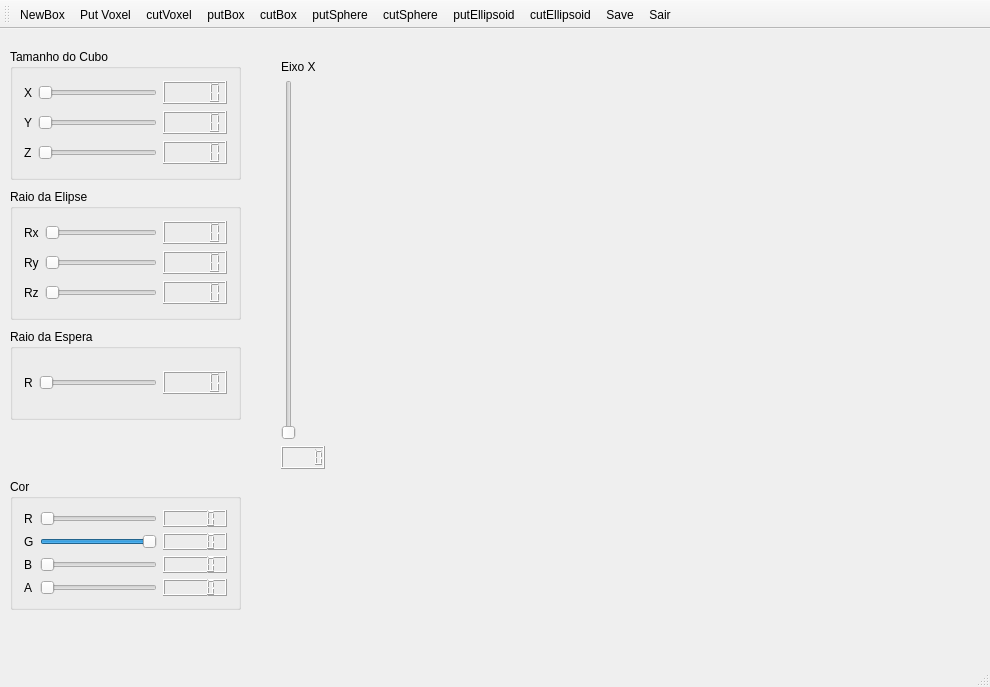
<?xml version="1.0" encoding="UTF-8"?>
<ui version="4.0">
 <class>MainWindow</class>
 <widget class="QMainWindow" name="MainWindow">
  <property name="windowModality">
   <enum>Qt::NonModal</enum>
  </property>
  <property name="geometry">
   <rect>
    <x>0</x>
    <y>0</y>
    <width>990</width>
    <height>687</height>
   </rect>
  </property>
  <property name="sizePolicy">
   <sizepolicy hsizetype="Expanding" vsizetype="Expanding">
    <horstretch>0</horstretch>
    <verstretch>0</verstretch>
   </sizepolicy>
  </property>
  <property name="windowTitle">
   <string>Escutor Digital</string>
  </property>
  <property name="windowIcon">
   <iconset resource="imagens.qrc">
    <normaloff>:/images/images/pngtree-vector-drawing-brush-icon-png-image_313055.jpg</normaloff>:/images/images/pngtree-vector-drawing-brush-icon-png-image_313055.jpg</iconset>
  </property>
  <property name="autoFillBackground">
   <bool>false</bool>
  </property>
  <property name="animated">
   <bool>true</bool>
  </property>
  <widget class="QWidget" name="centralWidget">
   <widget class="QGroupBox" name="groupBox_2">
    <property name="geometry">
     <rect>
      <x>10</x>
      <y>160</y>
      <width>231</width>
      <height>131</height>
     </rect>
    </property>
    <property name="title">
     <string>Raio da Elipse</string>
    </property>
    <layout class="QGridLayout" name="gridLayout_3">
     <item row="0" column="2">
      <widget class="QLCDNumber" name="lcdNumber_5"/>
     </item>
     <item row="1" column="1">
      <widget class="QSlider" name="horizontalSliderRY">
       <property name="orientation">
        <enum>Qt::Horizontal</enum>
       </property>
      </widget>
     </item>
     <item row="1" column="2">
      <widget class="QLCDNumber" name="lcdNumber_6"/>
     </item>
     <item row="2" column="1">
      <widget class="QSlider" name="horizontalSliderRZ">
       <property name="orientation">
        <enum>Qt::Horizontal</enum>
       </property>
      </widget>
     </item>
     <item row="0" column="1">
      <widget class="QSlider" name="horizontalSliderRX">
       <property name="orientation">
        <enum>Qt::Horizontal</enum>
       </property>
      </widget>
     </item>
     <item row="1" column="0">
      <widget class="QLabel" name="label_6">
       <property name="text">
        <string>Ry</string>
       </property>
      </widget>
     </item>
     <item row="2" column="2">
      <widget class="QLCDNumber" name="lcdNumber_7"/>
     </item>
     <item row="2" column="0">
      <widget class="QLabel" name="label_7">
       <property name="text">
        <string>Rz</string>
       </property>
      </widget>
     </item>
     <item row="0" column="0">
      <widget class="QLabel" name="label_5">
       <property name="text">
        <string>Rx</string>
       </property>
      </widget>
     </item>
    </layout>
   </widget>
   <widget class="ColorWindow" name="widgetColor" native="true">
    <property name="geometry">
     <rect>
      <x>260</x>
      <y>460</y>
      <width>91</width>
      <height>121</height>
     </rect>
    </property>
   </widget>
   <widget class="QGroupBox" name="groupBox_4">
    <property name="geometry">
     <rect>
      <x>10</x>
      <y>450</y>
      <width>231</width>
      <height>131</height>
     </rect>
    </property>
    <property name="title">
     <string>Cor</string>
    </property>
    <layout class="QGridLayout" name="gridLayout_5">
     <item row="0" column="2">
      <widget class="QLCDNumber" name="lcdNumber_9"/>
     </item>
     <item row="1" column="2">
      <widget class="QLCDNumber" name="lcdNumber_10"/>
     </item>
     <item row="3" column="0">
      <widget class="QLabel" name="label_12">
       <property name="text">
        <string>A</string>
       </property>
      </widget>
     </item>
     <item row="2" column="1">
      <widget class="QSlider" name="horizontalSliderBlue">
       <property name="orientation">
        <enum>Qt::Horizontal</enum>
       </property>
      </widget>
     </item>
     <item row="3" column="2">
      <widget class="QLCDNumber" name="lcdNumber_12"/>
     </item>
     <item row="2" column="2">
      <widget class="QLCDNumber" name="lcdNumber_11"/>
     </item>
     <item row="1" column="1">
      <widget class="QSlider" name="horizontalSliderGreen">
       <property name="sliderPosition">
        <number>99</number>
       </property>
       <property name="orientation">
        <enum>Qt::Horizontal</enum>
       </property>
      </widget>
     </item>
     <item row="0" column="1">
      <widget class="QSlider" name="horizontalSliderRed">
       <property name="orientation">
        <enum>Qt::Horizontal</enum>
       </property>
      </widget>
     </item>
     <item row="2" column="0">
      <widget class="QLabel" name="label_11">
       <property name="text">
        <string>B</string>
       </property>
      </widget>
     </item>
     <item row="0" column="0">
      <widget class="QLabel" name="label_10">
       <property name="text">
        <string>R</string>
       </property>
      </widget>
     </item>
     <item row="1" column="0">
      <widget class="QLabel" name="label_9">
       <property name="text">
        <string>G</string>
       </property>
      </widget>
     </item>
     <item row="3" column="1">
      <widget class="QSlider" name="horizontalSliderAlpha">
       <property name="orientation">
        <enum>Qt::Horizontal</enum>
       </property>
      </widget>
     </item>
    </layout>
   </widget>
   <widget class="QGroupBox" name="groupBox">
    <property name="geometry">
     <rect>
      <x>10</x>
      <y>20</y>
      <width>231</width>
      <height>131</height>
     </rect>
    </property>
    <property name="title">
     <string>Tamanho do Cubo</string>
    </property>
    <layout class="QGridLayout" name="gridLayout">
     <item row="1" column="1">
      <widget class="QSlider" name="horizontalSliderY">
       <property name="orientation">
        <enum>Qt::Horizontal</enum>
       </property>
      </widget>
     </item>
     <item row="0" column="0">
      <widget class="QLabel" name="label">
       <property name="text">
        <string>X</string>
       </property>
      </widget>
     </item>
     <item row="0" column="1">
      <widget class="QSlider" name="horizontalSliderX">
       <property name="orientation">
        <enum>Qt::Horizontal</enum>
       </property>
      </widget>
     </item>
     <item row="2" column="1">
      <widget class="QSlider" name="horizontalSliderZ">
       <property name="orientation">
        <enum>Qt::Horizontal</enum>
       </property>
      </widget>
     </item>
     <item row="1" column="2">
      <widget class="QLCDNumber" name="lcdNumber_2"/>
     </item>
     <item row="1" column="0">
      <widget class="QLabel" name="label_2">
       <property name="text">
        <string>Y</string>
       </property>
      </widget>
     </item>
     <item row="2" column="2">
      <widget class="QLCDNumber" name="lcdNumber_3"/>
     </item>
     <item row="2" column="0">
      <widget class="QLabel" name="label_3">
       <property name="text">
        <string>Z</string>
       </property>
      </widget>
     </item>
     <item row="0" column="2">
      <widget class="QLCDNumber" name="lcdNumber"/>
     </item>
    </layout>
   </widget>
   <widget class="QGroupBox" name="groupBox_3">
    <property name="geometry">
     <rect>
      <x>10</x>
      <y>300</y>
      <width>231</width>
      <height>91</height>
     </rect>
    </property>
    <property name="title">
     <string>Raio da Espera</string>
    </property>
    <layout class="QGridLayout" name="gridLayout_2">
     <item row="0" column="2">
      <widget class="QLCDNumber" name="lcdNumber_4"/>
     </item>
     <item row="0" column="0">
      <widget class="QLabel" name="label_4">
       <property name="text">
        <string>R</string>
       </property>
      </widget>
     </item>
     <item row="0" column="1">
      <widget class="QSlider" name="horizontalSliderRD">
       <property name="orientation">
        <enum>Qt::Horizontal</enum>
       </property>
      </widget>
     </item>
    </layout>
   </widget>
   <widget class="Plotter" name="widgetPlotter" native="true">
    <property name="geometry">
     <rect>
      <x>360</x>
      <y>10</y>
      <width>621</width>
      <height>601</height>
     </rect>
    </property>
    <property name="minimumSize">
     <size>
      <width>471</width>
      <height>431</height>
     </size>
    </property>
    <widget class="QWidget" name="layoutWidget">
     <property name="geometry">
      <rect>
       <x>520</x>
       <y>-20</y>
       <width>162</width>
       <height>426</height>
      </rect>
     </property>
     <layout class="QGridLayout" name="gridLayout_8"/>
    </widget>
   </widget>
   <widget class="QWidget" name="layoutWidget">
    <property name="geometry">
     <rect>
      <x>270</x>
      <y>20</y>
      <width>66</width>
      <height>431</height>
     </rect>
    </property>
    <layout class="QVBoxLayout" name="verticalLayout">
     <item>
      <widget class="QLabel" name="label_8">
       <property name="layoutDirection">
        <enum>Qt::LeftToRight</enum>
       </property>
       <property name="styleSheet">
        <string notr="true">t</string>
       </property>
       <property name="text">
        <string>Eixo X</string>
       </property>
      </widget>
     </item>
     <item>
      <widget class="QSlider" name="horizontalSlidereixo">
       <property name="layoutDirection">
        <enum>Qt::LeftToRight</enum>
       </property>
       <property name="styleSheet">
        <string notr="true"/>
       </property>
       <property name="orientation">
        <enum>Qt::Vertical</enum>
       </property>
      </widget>
     </item>
     <item>
      <widget class="QLCDNumber" name="lcdNumber_8"/>
     </item>
    </layout>
   </widget>
  </widget>
  <widget class="QStatusBar" name="statusBar"/>
  <widget class="QToolBar" name="toolBar_2">
   <property name="windowTitle">
    <string>toolBar_2</string>
   </property>
   <attribute name="toolBarArea">
    <enum>TopToolBarArea</enum>
   </attribute>
   <attribute name="toolBarBreak">
    <bool>false</bool>
   </attribute>
   <addaction name="actionNewBox"/>
   <addaction name="actionPutVoxel"/>
   <addaction name="actionCutVoxel"/>
   <addaction name="actionPutBox"/>
   <addaction name="actionCutBox"/>
   <addaction name="actionPutSphere"/>
   <addaction name="actionCutSphere"/>
   <addaction name="actionPutEllipsoid"/>
   <addaction name="actionCutEllipsoid"/>
   <addaction name="actionSave"/>
   <addaction name="actionSair"/>
  </widget>
  <action name="actionPutVoxel">
   <property name="icon">
    <iconset resource="imagens.qrc">
     <normaloff>:/images/images/pngtree-vector-drawing-brush-icon-png-image_313055.jpg</normaloff>
     <normalon>:/images/images/index2.jpeg</normalon>:/images/images/pngtree-vector-drawing-brush-icon-png-image_313055.jpg</iconset>
   </property>
   <property name="text">
    <string>Put Voxel</string>
   </property>
   <property name="shortcut">
    <string>Ctrl+A</string>
   </property>
  </action>
  <action name="actionCutVoxel">
   <property name="icon">
    <iconset resource="imagens.qrc">
     <normaloff>:/images/images/images.png</normaloff>:/images/images/images.png</iconset>
   </property>
   <property name="text">
    <string>cutVoxel</string>
   </property>
   <property name="shortcut">
    <string>Ctrl+S</string>
   </property>
  </action>
  <action name="actionPutBox">
   <property name="icon">
    <iconset resource="imagens.qrc">
     <normaloff>:/images/images/putbox.png</normaloff>:/images/images/putbox.png</iconset>
   </property>
   <property name="text">
    <string>putBox</string>
   </property>
   <property name="shortcut">
    <string>Ctrl+D</string>
   </property>
  </action>
  <action name="actionCutBox">
   <property name="icon">
    <iconset resource="imagens.qrc">
     <normaloff>:/images/images/84583.png</normaloff>:/images/images/84583.png</iconset>
   </property>
   <property name="text">
    <string>cutBox</string>
   </property>
   <property name="shortcut">
    <string>Ctrl+F</string>
   </property>
  </action>
  <action name="actionPutSphere">
   <property name="icon">
    <iconset resource="imagens.qrc">
     <normaloff>:/images/images/blue-icon-hi.png</normaloff>:/images/images/blue-icon-hi.png</iconset>
   </property>
   <property name="text">
    <string>putSphere</string>
   </property>
   <property name="shortcut">
    <string>Ctrl+Z</string>
   </property>
  </action>
  <action name="actionCutSphere">
   <property name="icon">
    <iconset resource="imagens.qrc">
     <normaloff>:/images/images/cutesfera.png</normaloff>:/images/images/cutesfera.png</iconset>
   </property>
   <property name="text">
    <string>cutSphere</string>
   </property>
   <property name="shortcut">
    <string>Ctrl+X</string>
   </property>
  </action>
  <action name="actionPutEllipsoid">
   <property name="icon">
    <iconset resource="imagens.qrc">
     <normaloff>:/images/images/elipse-512.png</normaloff>:/images/images/elipse-512.png</iconset>
   </property>
   <property name="text">
    <string>putEllipsoid</string>
   </property>
   <property name="shortcut">
    <string>Ctrl+C</string>
   </property>
  </action>
  <action name="actionCutEllipsoid">
   <property name="icon">
    <iconset resource="imagens.qrc">
     <normaloff>:/images/images/300px-Ellipse_black.svg.png</normaloff>:/images/images/300px-Ellipse_black.svg.png</iconset>
   </property>
   <property name="text">
    <string>cutEllipsoid</string>
   </property>
   <property name="shortcut">
    <string>Ctrl+V</string>
   </property>
  </action>
  <action name="actionNewBox">
   <property name="icon">
    <iconset resource="imagens.qrc">
     <normaloff>:/images/images/Files-New-File-icon.png</normaloff>:/images/images/Files-New-File-icon.png</iconset>
   </property>
   <property name="text">
    <string>NewBox</string>
   </property>
   <property name="shortcut">
    <string>Ctrl+N</string>
   </property>
  </action>
  <action name="actionShow_OFF">
   <property name="text">
    <string>OFF</string>
   </property>
   <property name="toolTip">
    <string>OFF</string>
   </property>
   <property name="shortcut">
    <string>Ctrl+O</string>
   </property>
  </action>
  <action name="actionSave">
   <property name="icon">
    <iconset resource="imagens.qrc">
     <normaloff>:/images/images/save-icon-4.png</normaloff>:/images/images/save-icon-4.png</iconset>
   </property>
   <property name="text">
    <string>Save</string>
   </property>
   <property name="shortcut">
    <string>Ctrl+I</string>
   </property>
  </action>
  <action name="actionSair">
   <property name="icon">
    <iconset resource="imagens.qrc">
     <normaloff>:/images/images/com.pandaz.app.forcequit.png</normaloff>:/images/images/com.pandaz.app.forcequit.png</iconset>
   </property>
   <property name="text">
    <string>Sair</string>
   </property>
  </action>
 </widget>
 <layoutdefault spacing="6" margin="11"/>
 <customwidgets>
  <customwidget>
   <class>Plotter</class>
   <extends>QWidget</extends>
   <header>plotter.h</header>
   <container>1</container>
   <slots>
    <signal>moveX(int)</signal>
    <signal>moveY(int)</signal>
    <signal>planeChosen(int)</signal>
    <slot>mudaFrequencia(int)</slot>
    <slot>changeRed(int)</slot>
    <slot>changeGreen(int)</slot>
    <slot>changeBlue(int)</slot>
   </slots>
  </customwidget>
  <customwidget>
   <class>ColorWindow</class>
   <extends>QWidget</extends>
   <header>colorwindow.h</header>
   <container>1</container>
   <slots>
    <slot>changeRed()</slot>
    <slot>changeGreen()</slot>
    <slot>changeBlue()</slot>
    <slot>changeAlpha()</slot>
   </slots>
  </customwidget>
 </customwidgets>
 <resources>
  <include location="imagens.qrc"/>
 </resources>
 <connections>
  <connection>
   <sender>horizontalSliderX</sender>
   <signal>valueChanged(int)</signal>
   <receiver>lcdNumber</receiver>
   <slot>display(int)</slot>
   <hints>
    <hint type="sourcelabel">
     <x>1008</x>
     <y>146</y>
    </hint>
    <hint type="destinationlabel">
     <x>1078</x>
     <y>150</y>
    </hint>
   </hints>
  </connection>
  <connection>
   <sender>horizontalSliderY</sender>
   <signal>valueChanged(int)</signal>
   <receiver>lcdNumber_2</receiver>
   <slot>display(int)</slot>
   <hints>
    <hint type="sourcelabel">
     <x>1008</x>
     <y>204</y>
    </hint>
    <hint type="destinationlabel">
     <x>1078</x>
     <y>208</y>
    </hint>
   </hints>
  </connection>
  <connection>
   <sender>horizontalSliderZ</sender>
   <signal>valueChanged(int)</signal>
   <receiver>lcdNumber_3</receiver>
   <slot>display(int)</slot>
   <hints>
    <hint type="sourcelabel">
     <x>1008</x>
     <y>262</y>
    </hint>
    <hint type="destinationlabel">
     <x>1078</x>
     <y>266</y>
    </hint>
   </hints>
  </connection>
  <connection>
   <sender>horizontalSliderRD</sender>
   <signal>valueChanged(int)</signal>
   <receiver>lcdNumber_4</receiver>
   <slot>display(int)</slot>
   <hints>
    <hint type="sourcelabel">
     <x>1008</x>
     <y>366</y>
    </hint>
    <hint type="destinationlabel">
     <x>1078</x>
     <y>370</y>
    </hint>
   </hints>
  </connection>
  <connection>
   <sender>horizontalSliderRX</sender>
   <signal>valueChanged(int)</signal>
   <receiver>lcdNumber_5</receiver>
   <slot>display(int)</slot>
   <hints>
    <hint type="sourcelabel">
     <x>1008</x>
     <y>439</y>
    </hint>
    <hint type="destinationlabel">
     <x>1078</x>
     <y>443</y>
    </hint>
   </hints>
  </connection>
  <connection>
   <sender>horizontalSliderRY</sender>
   <signal>valueChanged(int)</signal>
   <receiver>lcdNumber_6</receiver>
   <slot>display(int)</slot>
   <hints>
    <hint type="sourcelabel">
     <x>1008</x>
     <y>468</y>
    </hint>
    <hint type="destinationlabel">
     <x>1078</x>
     <y>472</y>
    </hint>
   </hints>
  </connection>
  <connection>
   <sender>horizontalSliderRZ</sender>
   <signal>valueChanged(int)</signal>
   <receiver>lcdNumber_7</receiver>
   <slot>display(int)</slot>
   <hints>
    <hint type="sourcelabel">
     <x>1008</x>
     <y>497</y>
    </hint>
    <hint type="destinationlabel">
     <x>1078</x>
     <y>501</y>
    </hint>
   </hints>
  </connection>
  <connection>
   <sender>horizontalSliderRed</sender>
   <signal>valueChanged(int)</signal>
   <receiver>lcdNumber_9</receiver>
   <slot>display(int)</slot>
   <hints>
    <hint type="sourcelabel">
     <x>1008</x>
     <y>572</y>
    </hint>
    <hint type="destinationlabel">
     <x>1078</x>
     <y>576</y>
    </hint>
   </hints>
  </connection>
  <connection>
   <sender>horizontalSliderGreen</sender>
   <signal>valueChanged(int)</signal>
   <receiver>lcdNumber_10</receiver>
   <slot>display(int)</slot>
   <hints>
    <hint type="sourcelabel">
     <x>1008</x>
     <y>601</y>
    </hint>
    <hint type="destinationlabel">
     <x>1078</x>
     <y>605</y>
    </hint>
   </hints>
  </connection>
  <connection>
   <sender>horizontalSliderBlue</sender>
   <signal>valueChanged(int)</signal>
   <receiver>lcdNumber_11</receiver>
   <slot>display(int)</slot>
   <hints>
    <hint type="sourcelabel">
     <x>1008</x>
     <y>630</y>
    </hint>
    <hint type="destinationlabel">
     <x>1078</x>
     <y>634</y>
    </hint>
   </hints>
  </connection>
  <connection>
   <sender>horizontalSliderAlpha</sender>
   <signal>valueChanged(int)</signal>
   <receiver>lcdNumber_12</receiver>
   <slot>display(int)</slot>
   <hints>
    <hint type="sourcelabel">
     <x>1008</x>
     <y>659</y>
    </hint>
    <hint type="destinationlabel">
     <x>1078</x>
     <y>663</y>
    </hint>
   </hints>
  </connection>
  <connection>
   <sender>horizontalSliderRed</sender>
   <signal>valueChanged(int)</signal>
   <receiver>widgetPlotter</receiver>
   <slot>changeRed(int)</slot>
   <hints>
    <hint type="sourcelabel">
     <x>1008</x>
     <y>572</y>
    </hint>
    <hint type="destinationlabel">
     <x>559</x>
     <y>645</y>
    </hint>
   </hints>
  </connection>
  <connection>
   <sender>horizontalSliderGreen</sender>
   <signal>valueChanged(int)</signal>
   <receiver>widgetPlotter</receiver>
   <slot>changeGreen(int)</slot>
   <hints>
    <hint type="sourcelabel">
     <x>1008</x>
     <y>601</y>
    </hint>
    <hint type="destinationlabel">
     <x>568</x>
     <y>664</y>
    </hint>
   </hints>
  </connection>
  <connection>
   <sender>horizontalSliderBlue</sender>
   <signal>valueChanged(int)</signal>
   <receiver>widgetPlotter</receiver>
   <slot>changeBlue(int)</slot>
   <hints>
    <hint type="sourcelabel">
     <x>1008</x>
     <y>630</y>
    </hint>
    <hint type="destinationlabel">
     <x>553</x>
     <y>677</y>
    </hint>
   </hints>
  </connection>
  <connection>
   <sender>horizontalSlidereixo</sender>
   <signal>valueChanged(int)</signal>
   <receiver>lcdNumber_8</receiver>
   <slot>display(int)</slot>
   <hints>
    <hint type="sourcelabel">
     <x>601</x>
     <y>626</y>
    </hint>
    <hint type="destinationlabel">
     <x>635</x>
     <y>661</y>
    </hint>
   </hints>
  </connection>
  <connection>
   <sender>actionSair</sender>
   <signal>triggered()</signal>
   <receiver>MainWindow</receiver>
   <slot>close()</slot>
   <hints>
    <hint type="sourcelabel">
     <x>-1</x>
     <y>-1</y>
    </hint>
    <hint type="destinationlabel">
     <x>551</x>
     <y>371</y>
    </hint>
   </hints>
  </connection>
 </connections>
</ui>
